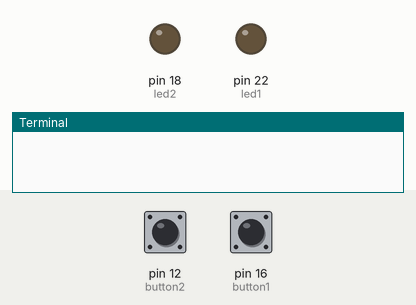
A program run on a simulated Raspberry Pi (header pin numbers). Parts: output pins drawn as LEDs (lit = HIGH), the last lines printed to the terminal. Dashed ring = blinking. Inputs (shaded band) come from the test bench; at power-on: pin 12 (button2) HIGH, pin 16 (button1) HIGH.

Above: at 1.2 s.
1.3 s: pin 12 (button2) pulled LOW for 3.2 s
At 5.5 s:
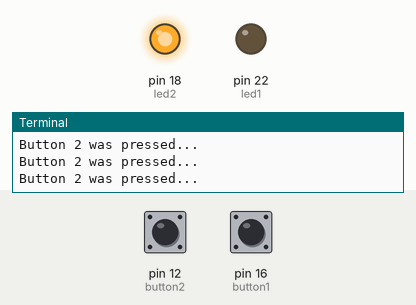
6.0 s: pin 16 (button1) pulled LOW for 0.15 s
At 6.7 s:
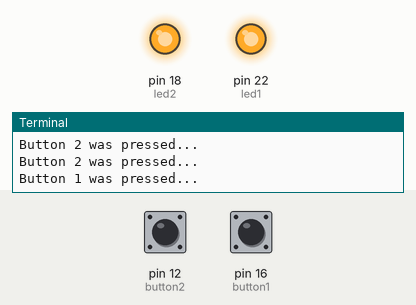
7.6 s: pin 12 (button2) pulled LOW for 0.15 s
At 8.0 s:
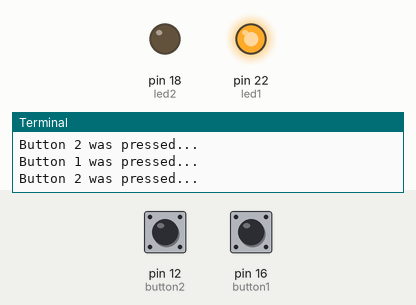
9.2 s: pin 16 (button1) pulled LOW for 3.2 s
At 12.7 s:
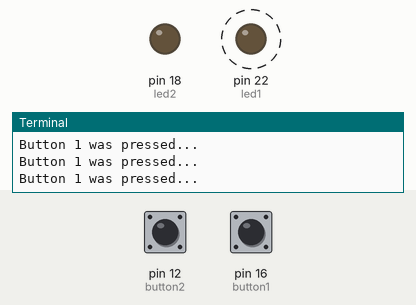
Timing chart, 0 to 14.2 s (numbered marks = the images above; inputs shaded):
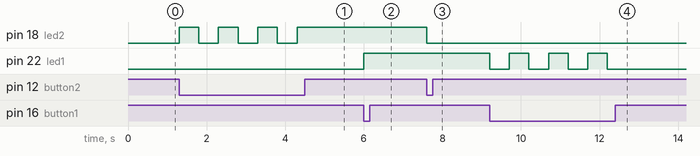

Measured:
- after the input at 1.3 s, pin 18 (led2): alternates HIGH for 0.50 s and LOW for 0.50 s, 7 changes in all, then stays HIGH, starting at once
- after the input at 6.0 s, pin 22 (led1): LOW → HIGH at once
- after the input at 7.6 s, pin 18 (led2): HIGH → LOW at once
- after the input at 9.2 s, pin 22 (led1): alternates HIGH for 0.50 s and LOW for 0.50 s, 7 changes in all, then stays LOW, starting at once

The program:

buttonLED.py
```python
import sys
from time import sleep
import RPi.GPIO as GPIO
GPIO.setmode(GPIO.BOARD)
button1=16
button2=12
led1=22
led2=18
GPIO.setup(led1,GPIO.OUT)
GPIO.setup(led2,GPIO.OUT)
GPIO.setup(button1,GPIO.IN,pull_up_down=GPIO.PUD_UP)
GPIO.setup(button2,GPIO.IN,pull_up_down=GPIO.PUD_UP)
bs1=False
bs2=False

while(1):
    try:
        if GPIO.input(button1)==0:
            print("Button 1 was pressed...")
            if bs1==False:
                GPIO.output(led1,True)
                bs1=True
                sleep(0.5)
            elif bs1==True:
                GPIO.output(led1,False)
                bs1=False
                sleep(0.5)
        if GPIO.input(button2)==0:
            print("Button 2 was pressed...")
            if bs2==False:
                GPIO.output(led2,True)
                bs2=True
                sleep(0.5)
            elif bs2==True:
                GPIO.output(led2,False)
                bs2=False
                sleep(0.5)
    except KeyboardInterrupt:
        print("Interrupted...")
        GPIO.cleanup()
        sys.exit(0)
```
